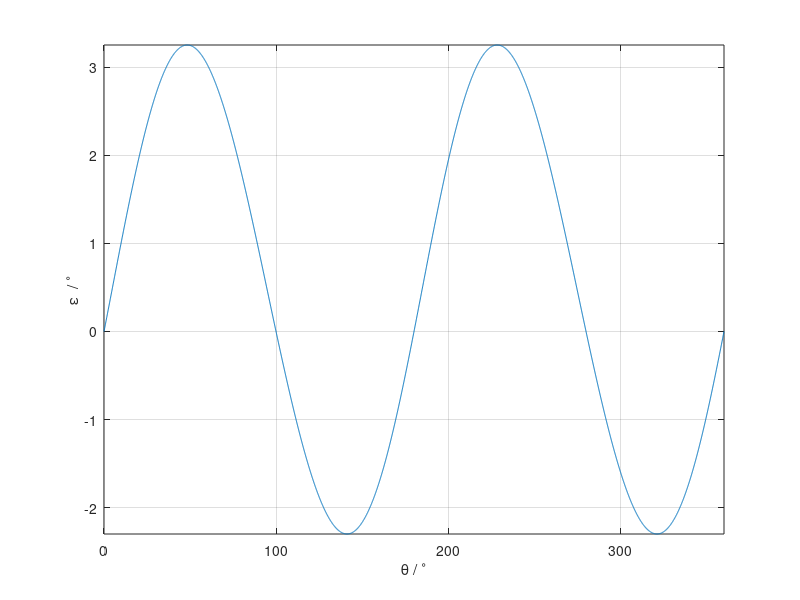
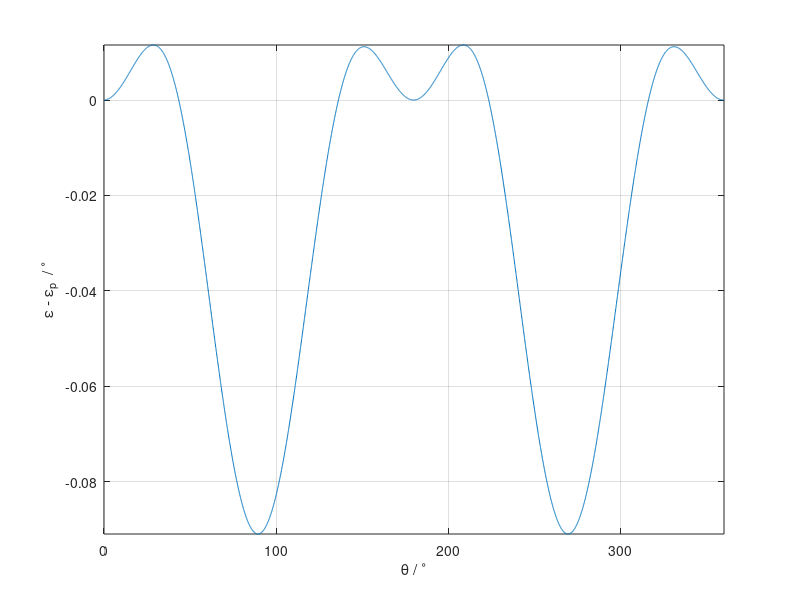

Reproduce these figures in MATLAB, in order.
clear
close all

k = 1.1;
sin_off = 0000000000000000.0;
cos_off = 0000000000000000.0;
sin_f = -0*pi/180;
cos_f = 1*pi/180;

theta = linspace(0,2*pi,4096);

kot = atan2(k*sin(theta+sin_f)+sin_off,cos(theta+cos_f)+cos_off)-atan2(sin(theta),cos(theta));
kot(kot>pi) = kot(kot>pi)-2*pi;
kot(kot<-pi) = kot(kot<-pi)+2*pi;
err = (sin_f+cos_f)/2 *ones(size(theta));
for n = 1:20
    err = err + 1/n *((k-1)/(k+1))^n*sin(2*n*theta)+ ...
        1/n*sin_off^n*sin(n*theta+n*pi/2)+ ...
        1/n*cos_off^n*sin(n*theta+n*pi)+ ...
        1/n*tan(sin_f/2)^n*sin(2*n*theta+n*pi/2+n*sin_f)+ ...
        1/n*tan(cos_f/2)^n*sin(2*n*theta-n*pi/2+n*cos_f);
end
% for n = 1:20
%     err = err + ...
%         1/n*(sqrt(2)*cos_off)^n*sin(n*theta+n*3*pi/4);
% end



scrsz = get(0,'ScreenSize');
figure('Position', ...
       [10 scrsz(4)-10-80-600 800 600]);
    axes1 = axes('Parent',gcf,...
        'YGrid','on',...
        'XGrid','on',...
        'FontSize',16,...
        'FontName','Times New Roman');

    
    
    plot(theta*180/pi,kot*180/pi);
    axis( [0,360,-Inf,Inf])
    grid on
    xlabel('\theta / ^\circ')
    ylabel('\epsilon  / ^\circ')

    
    
    
figure('Position', ...
       [10 scrsz(4)-10-80-600 800 600]);
    axes1 = axes('Parent',gcf,...
        'YGrid','on',...
        'XGrid','on',...
        'FontSize',16,...
        'FontName','Times New Roman');

    
    
    plot(theta*180/pi,(kot-err)*180/pi);
    axis( [0,360,-Inf,Inf])
    grid on
    xlabel('\theta / ^\circ')
    ylabel('\epsilon - \epsilon_{p}  / ^\circ')
    
    
    
    
    
    
